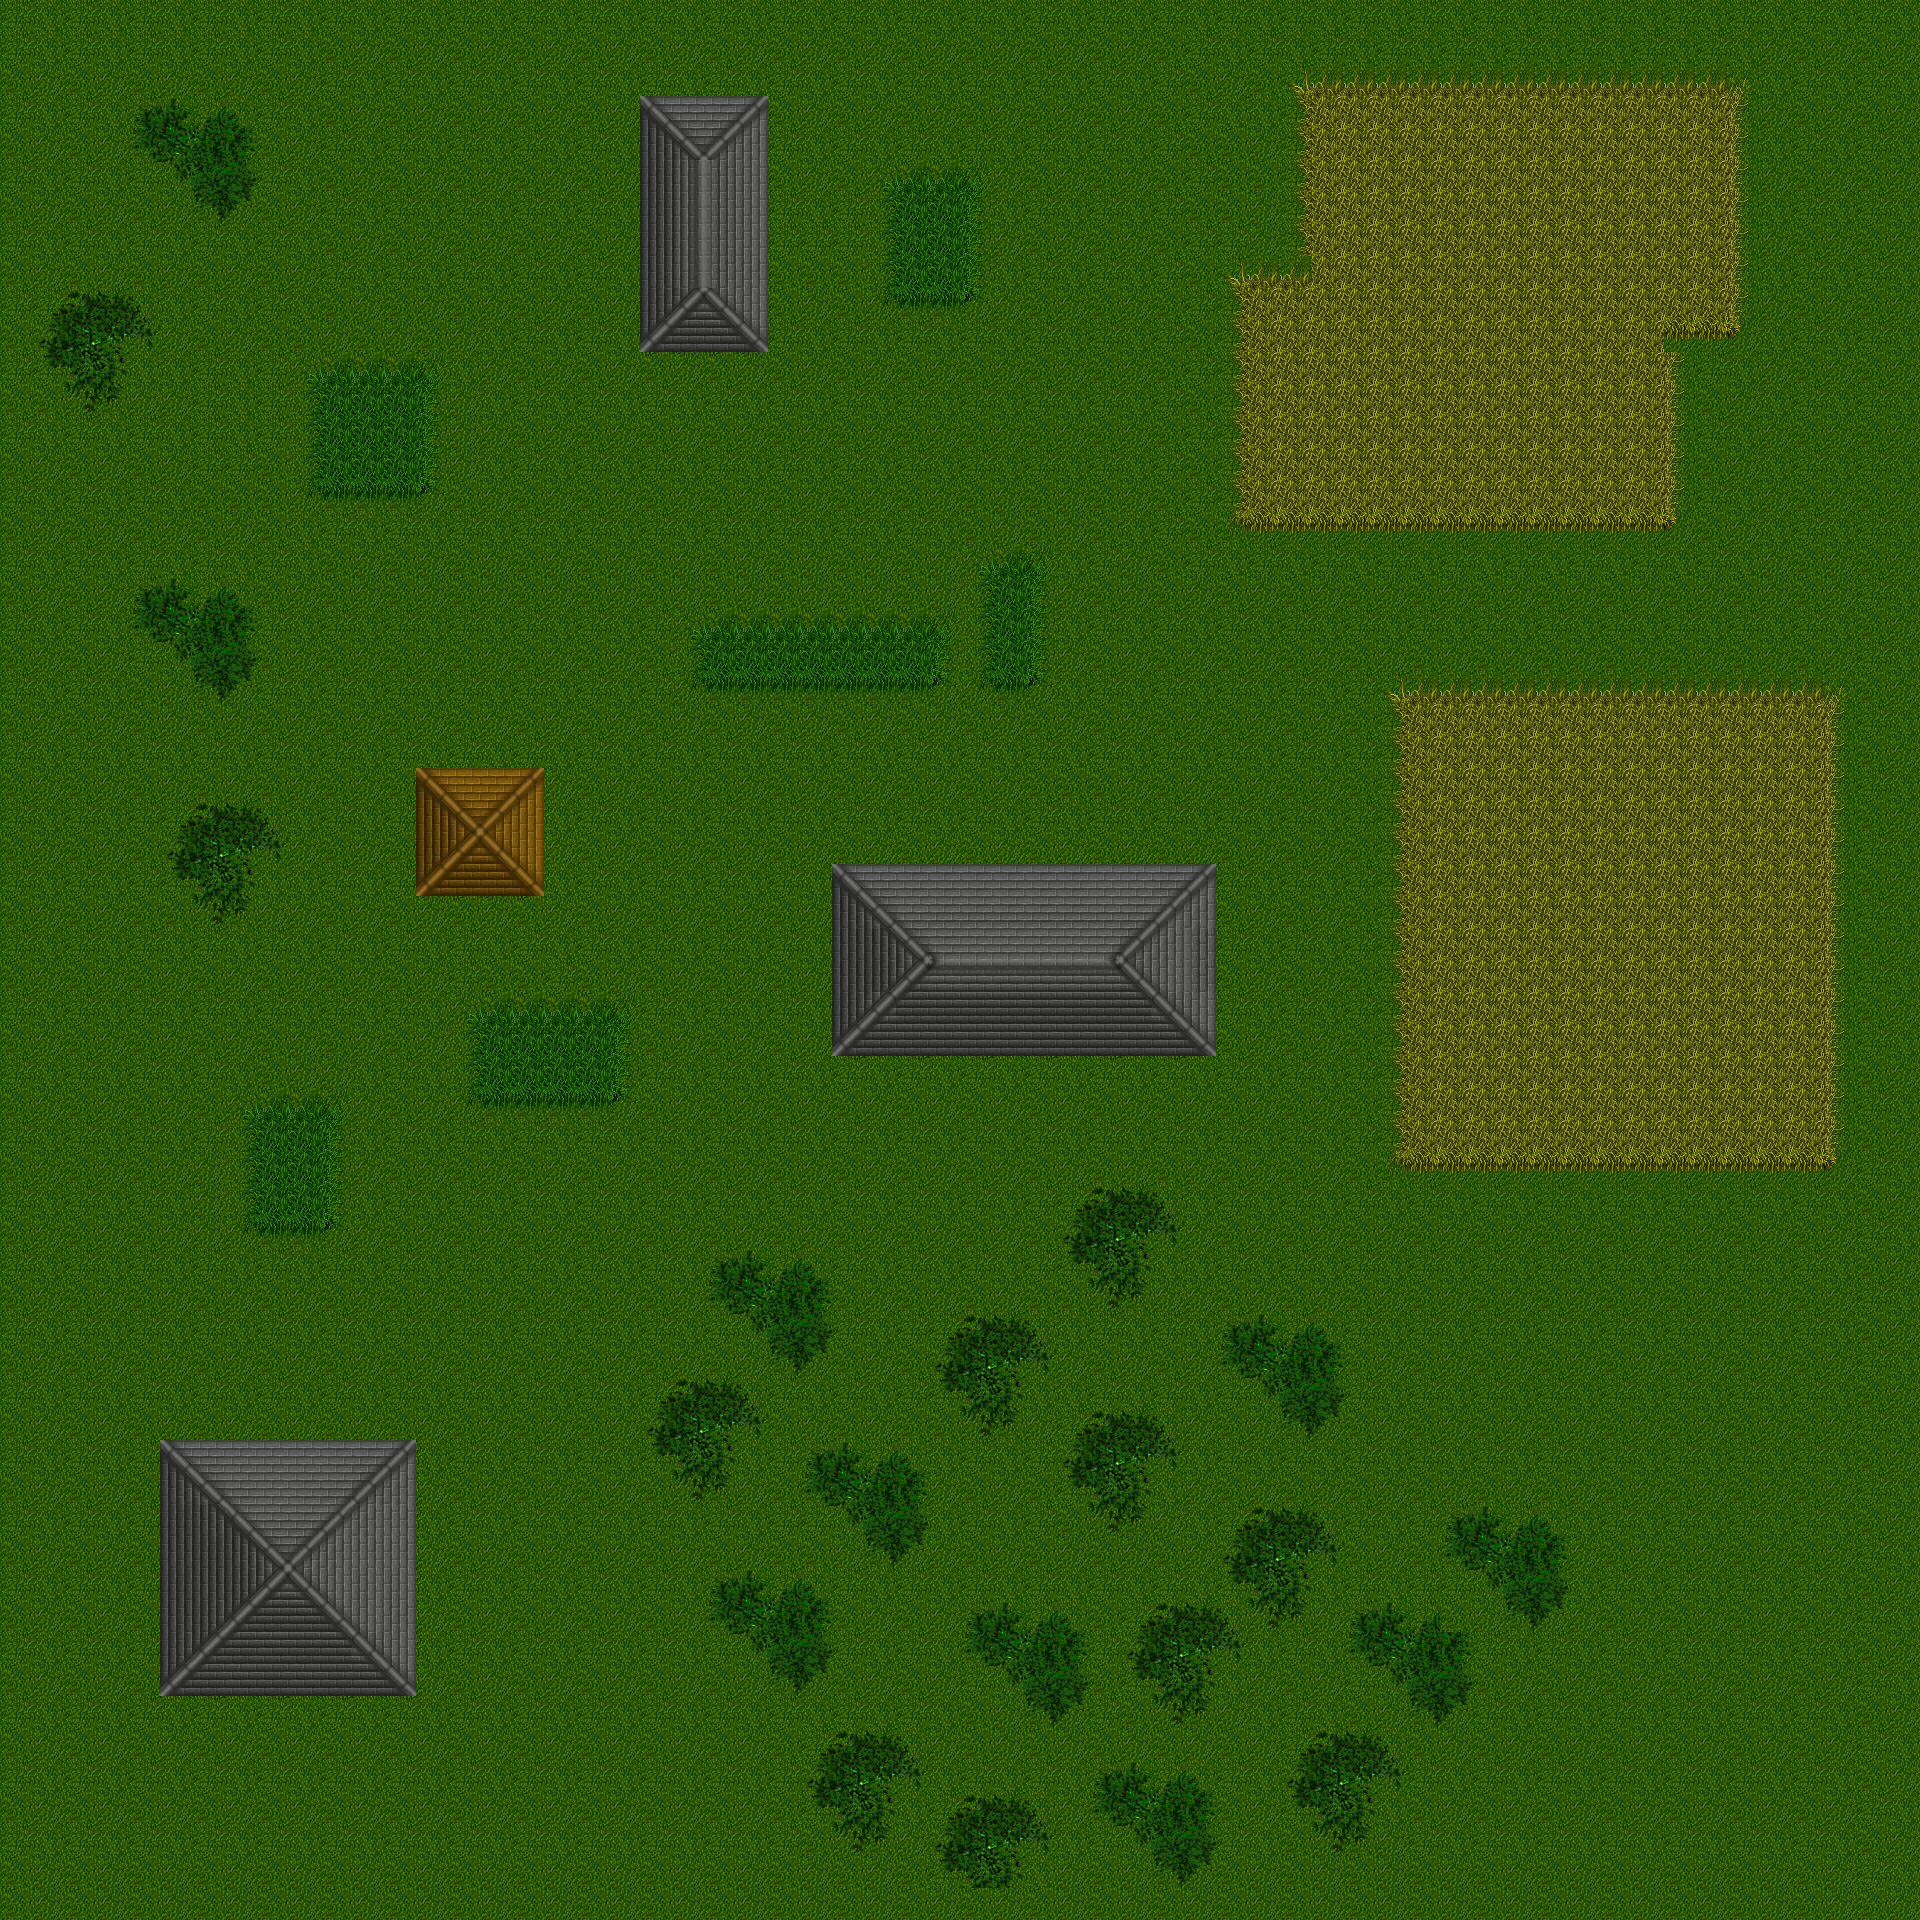

Below is a game level as drawn by its tile map, then a one-line description and the .tmx that defines it (tile-layer data replaced by summaries):
An orthogonal 60x60 tile map with 32x32 px tiles, 1 tile layer (ground).

<map version="1.0" orientation="orthogonal" width="60" height="60" tilewidth="32" tileheight="32">
 <tileset firstgid="1" name="tileset" tilewidth="32" tileheight="32">
  <image source="tileset.png" width="512" height="832" />
  <tile id="0" terrain="0,0,0,2" />
  <tile id="1" terrain="0,0,2,2" />
  <tile id="2" terrain="0,0,2,0" />
  <tile id="3" terrain="0,0,0,0">
   <properties>
    <property name="grass" value="1" />
   </properties>
  </tile>
  <tile id="4" terrain="0,0,0,0">
   <properties>
    <property name="grass" value="1" />
   </properties>
  </tile>
  <tile id="5" terrain="1,1,1,1">
   <properties>
    <property name="concrete" value="1" />
   </properties>
  </tile>
  <tile id="6" terrain="1,1,1,1">
   <properties>
    <property name="concrete" value="1" />
   </properties>
  </tile>
  <tile id="11" terrain="0,0,0,4" />
  <tile id="12" terrain="0,0,4,4" />
  <tile id="13" terrain="0,0,4,0" />
  <tile id="16" terrain="0,2,0,2" />
  <tile id="17" terrain="2,2,2,2">
   <properties>
    <property name="water" value="1" />
   </properties>
  </tile>
  <tile id="18" terrain="2,0,2,0" />
  <tile id="19" terrain="0,0,0,0">
   <properties>
    <property name="grass" value="1" />
   </properties>
  </tile>
  <tile id="20" terrain="0,0,0,0">
   <properties>
    <property name="grass" value="1" />
   </properties>
  </tile>
  <tile id="21" terrain="1,1,1,1">
   <properties>
    <property name="concrete" value="1" />
   </properties>
  </tile>
  <tile id="22" terrain="1,1,1,1">
   <properties>
    <property name="concrete" value="1" />
   </properties>
  </tile>
  <tile id="27" terrain="0,4,0,4" />
  <tile id="28" terrain="4,4,4,4">
   <properties>
    <property name="field" value="1" />
   </properties>
  </tile>
  <tile id="29" terrain="4,0,4,0" />
  <tile id="32" terrain="0,2,0,0" />
  <tile id="33" terrain="2,2,0,0" />
  <tile id="34" terrain="2,0,0,0" />
  <tile id="36">
   <properties>
    <property name="tree" value="1" />
   </properties>
  </tile>
  <tile id="37">
   <properties>
    <property name="tree" value="1" />
   </properties>
  </tile>
  <tile id="43" terrain="0,4,0,0" />
  <tile id="44" terrain="4,4,0,0" />
  <tile id="45" terrain="4,0,0,0" />
  <tile id="48" terrain="0,0,0,3" />
  <tile id="49" terrain="0,0,3,3" />
  <tile id="50" terrain="0,0,3,0">
   <properties>
    <property name="mud" value="1" />
   </properties>
  </tile>
  <tile id="52">
   <properties>
    <property name="tree" value="1" />
   </properties>
  </tile>
  <tile id="53">
   <properties>
    <property name="tree" value="1" />
   </properties>
  </tile>
  <tile id="56">
   <properties>
    <property name="tree" value="1" />
   </properties>
  </tile>
  <tile id="57">
   <properties>
    <property name="tree" value="1" />
   </properties>
  </tile>
  <tile id="58">
   <properties>
    <property name="tree" value="1" />
   </properties>
  </tile>
  <tile id="59" terrain="0,0,0,5" />
  <tile id="60" terrain="0,0,5,5" />
  <tile id="61" terrain="0,0,5,0" />
  <tile id="64" terrain="0,3,0,3" />
  <tile id="65" terrain="3,3,3,3">
   <properties>
    <property name="mud" value="1" />
   </properties>
  </tile>
  <tile id="66" terrain="3,0,3,0" />
  <tile id="68">
   <properties>
    <property name="tree" value="1" />
   </properties>
  </tile>
  <tile id="69">
   <properties>
    <property name="tree" value="1" />
   </properties>
  </tile>
  <tile id="73">
   <properties>
    <property name="tree" value="1" />
   </properties>
  </tile>
  <tile id="74">
   <properties>
    <property name="tree" value="1" />
   </properties>
  </tile>
  <tile id="75" terrain="0,5,0,5" />
  <tile id="76" terrain="5,5,5,5">
   <properties>
    <property name="bush" value="1" />
   </properties>
  </tile>
  <tile id="77" terrain="5,0,5,0" />
  <tile id="80" terrain="0,3,0,0" />
  <tile id="81" terrain="3,3,0,0" />
  <tile id="82" terrain="3,0,0,0" />
  <tile id="91" terrain="0,5,0,0" />
  <tile id="92" terrain="5,5,0,0" />
  <tile id="93" terrain="5,0,0,0" />
  <tile id="162">
   <properties>
    <property name="house" value="1" />
   </properties>
  </tile>
  <tile id="163">
   <properties>
    <property name="house" value="1" />
   </properties>
  </tile>
  <tile id="164">
   <properties>
    <property name="house" value="1" />
   </properties>
  </tile>
  <tile id="165">
   <properties>
    <property name="house" value="1" />
   </properties>
  </tile>
  <tile id="178">
   <properties>
    <property name="house" value="1" />
   </properties>
  </tile>
  <tile id="179">
   <properties>
    <property name="house" value="1" />
   </properties>
  </tile>
  <tile id="180">
   <properties>
    <property name="house" value="1" />
   </properties>
  </tile>
  <tile id="181">
   <properties>
    <property name="house" value="1" />
   </properties>
  </tile>
  <tile id="194">
   <properties>
    <property name="house" value="1" />
   </properties>
  </tile>
  <tile id="195">
   <properties>
    <property name="house" value="1" />
   </properties>
  </tile>
  <tile id="196">
   <properties>
    <property name="house" value="1" />
   </properties>
  </tile>
  <tile id="197">
   <properties>
    <property name="house" value="1" />
   </properties>
  </tile>
  <tile id="210">
   <properties>
    <property name="house" value="1" />
   </properties>
  </tile>
  <tile id="211">
   <properties>
    <property name="house" value="1" />
   </properties>
  </tile>
  <tile id="212">
   <properties>
    <property name="house" value="1" />
   </properties>
  </tile>
  <tile id="213">
   <properties>
    <property name="house" value="1" />
   </properties>
  </tile>
  <tile id="226">
   <properties>
    <property name="house" value="1" />
   </properties>
  </tile>
  <tile id="227">
   <properties>
    <property name="house" value="1" />
   </properties>
  </tile>
  <tile id="228">
   <properties>
    <property name="house" value="1" />
   </properties>
  </tile>
  <tile id="229">
   <properties>
    <property name="house" value="1" />
   </properties>
  </tile>
  <tile id="242">
   <properties>
    <property name="house" value="1" />
   </properties>
  </tile>
  <tile id="243">
   <properties>
    <property name="house" value="1" />
   </properties>
  </tile>
  <tile id="244">
   <properties>
    <property name="house" value="1" />
   </properties>
  </tile>
  <tile id="245">
   <properties>
    <property name="house" value="1" />
   </properties>
  </tile>
 </tileset>
 <layer name="ground" width="60" height="60">
  <data>[3600 cells, 3600 non-empty, 111 distinct tile ids]</data>
 </layer>
</map>